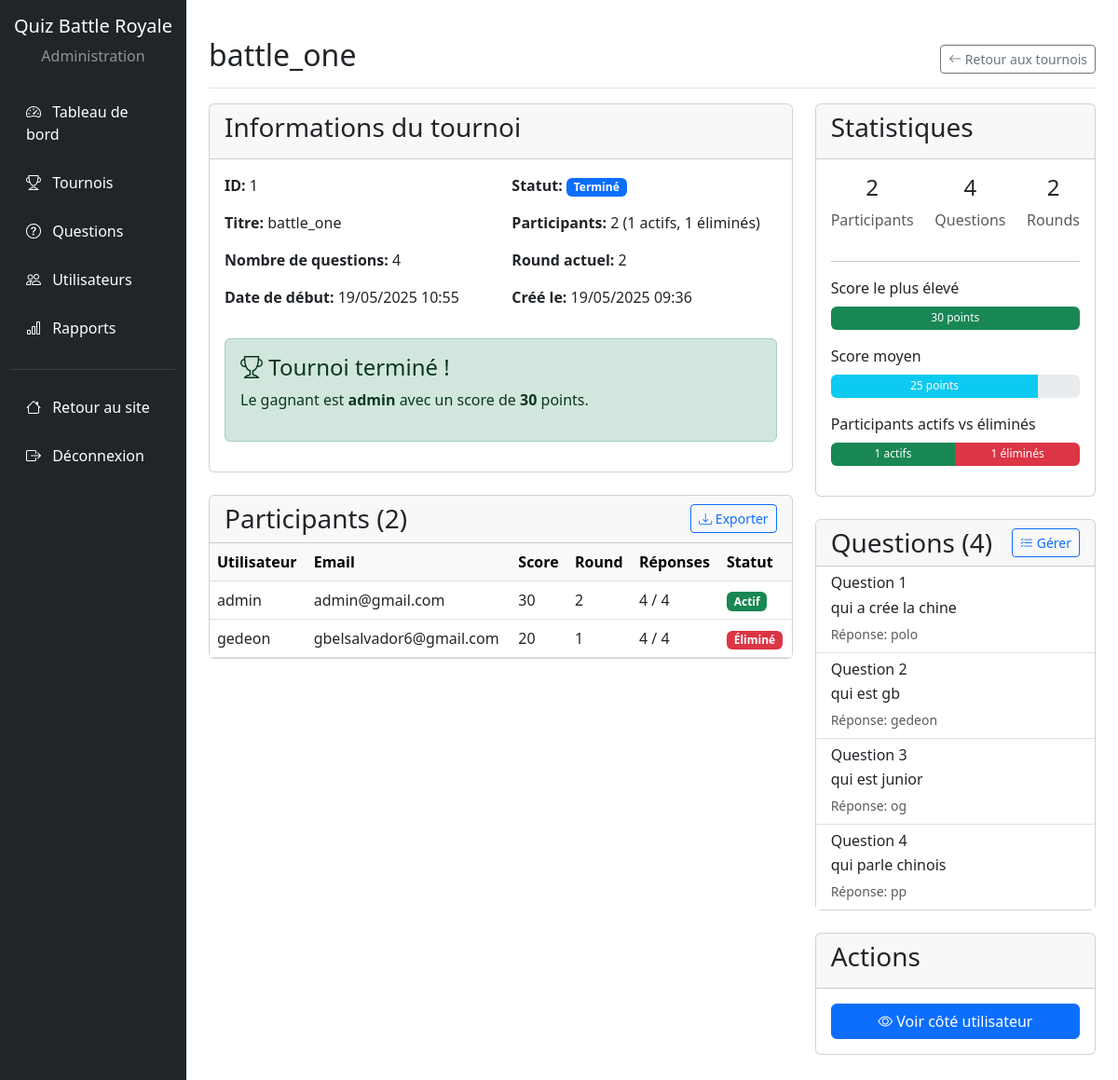
The page /admin/view_tournament.php?id=1 (signed in) on the database its author committed.
### tables this page shows
CREATE TABLE `tournaments` (
  `id` int(11) NOT NULL,
  `title` varchar(255) NOT NULL,
  `total_questions` int(11) NOT NULL,
  `start_time` datetime DEFAULT NULL,
  `created_at` timestamp NOT NULL DEFAULT current_timestamp()
);

CREATE TABLE `tournament_participants` (
  `id` int(11) NOT NULL,
  `tournament_id` int(11) DEFAULT NULL,
  `user_id` int(11) DEFAULT NULL,
  `is_active` tinyint(1) DEFAULT 1,
  `score` int(11) DEFAULT 0,
  `round` int(11) DEFAULT 1
);

CREATE TABLE `users` (
  `id` int(11) NOT NULL,
  `username` varchar(100) NOT NULL,
  `email` varchar(255) NOT NULL,
  `password` varchar(255) NOT NULL,
  `created_at` timestamp NOT NULL DEFAULT current_timestamp()
);

CREATE TABLE `questions` (
  `id` int(11) NOT NULL,
  `tournament_id` int(11) DEFAULT NULL,
  `question_text` text NOT NULL,
  `correct_answer` varchar(255) NOT NULL,
  `created_at` timestamp NOT NULL DEFAULT current_timestamp()
);

### admin/view_tournament.php (the view, shortened to what this page needs)
<?php
require_once '../config/database.php';
$tournament_id = $_GET['id'];
$stmt = $conn->prepare("SELECT * FROM tournaments WHERE id = ?");
$stmt->execute([$tournament_id]);
$tournament = $stmt->fetch();
$stmt = $conn->prepare("SELECT * FROM questions WHERE tournament_id = ? ORDER BY id ASC");
$stmt->execute([$tournament_id]);
$questions = $stmt->fetchAll();
$stmt = $conn->prepare("
    SELECT tp.*, u.username, u.email,
           (SELECT COUNT(*) FROM user_answers WHERE participant_id = tp.id) as answers_count
    FROM tournament_participants tp
    JOIN users u ON tp.user_id = u.id
    WHERE tp.tournament_id = ?
    ORDER BY tp.score DESC, tp.id ASC
");
$stmt->execute([$tournament_id]);
$participants = $stmt->fetchAll();
$now = new DateTime();
$start_time = new DateTime($tournament['start_time']);
if($start_time > $now) {
    $status = 'upcoming';
    $status_text = 'À venir';
    $status_class = 'bg-info';
} else {
    $active_participants = array_filter($participants, function($p) {
        return $p['is_active'] == 1;
    });
    if(count($active_participants) > 1) {
        $status = 'active';
        $status_text = 'En cours';
        $status_class = 'bg-success';
    } elseif(count($active_participants) == 1) {
        $status = 'finished';
        $status_text = 'Terminé';
        $status_class = 'bg-primary';
    } else {
        $status = 'no_participants';
        $status_text = 'Aucun participant';
        $status_class = 'bg-warning';
    }
}
$winner = null;
if($status === 'finished' && !empty($active_participants)) {
    $winner = reset($active_participants);
}
$stats = [
    'total_participants' => count($participants),
    'active_participants' => count(array_filter($participants, function($p) { return $p['is_active'] == 1; })),
    'eliminated_participants' => count(array_filter($participants, function($p) { return $p['is_active'] == 0; })),
    'total_questions' => count($questions),
    'highest_score' => !empty($participants) ? max(array_column($participants, 'score')) : 0,
    'average_score' => !empty($participants) ? array_sum(array_column($participants, 'score')) / count($participants) : 0,
    'max_round' => !empty($participants) ? max(array_column($participants, 'round')) : 1
];
?>
<!DOCTYPE html>
<html lang="fr">
<head>
    <link rel="stylesheet" href="../css/styles.css">
    <link href="https://cdn.jsdelivr.net/npm/bootstrap@5.3.0/dist/css/bootstrap.min.css" rel="stylesheet">
    <link rel="stylesheet" href="https://cdn.jsdelivr.net/npm/bootstrap-icons@1.10.0/font/bootstrap-icons.css">
</head>
<body>
    <div class="container-fluid">
        <div class="row">
            <?php include 'includes/sidebar.php'; ?>
            <main class="col-md-9 ms-sm-auto col-lg-10 px-md-4 py-4">
                <div class="d-flex justify-content-between flex-wrap flex-md-nowrap align-items-center pt-3 pb-2 mb-3 border-bottom">
                    <h1 class="h2"><?= htmlspecialchars($tournament['title']) ?></h1>
                    <div class="btn-toolbar mb-2 mb-md-0">
                        <a href="tournaments.php" class="btn btn-sm btn-outline-secondary">
                            <i class="bi bi-arrow-left"></i> Retour aux tournois
                        </a>
                    </div>
                </div>
                <div class="row">
                    <div class="col-md-8">
                        <div class="card mb-4">
                            <div class="card-header">
                                <h3 class="card-title">Informations du tournoi</h3>
                            </div>
                            <div class="card-body">
                                <div class="row">
                                    <div class="col-md-6">
                                        <p><strong>ID:</strong> <?= $tournament_id ?></p>
                                        <p><strong>Titre:</strong> <?= htmlspecialchars($tournament['title']) ?></p>
                                        <p><strong>Nombre de questions:</strong> <?= $tournament['total_questions'] ?></p>
                                        <p><strong>Date de début:</strong> <?= date('d/m/Y H:i', strtotime($tournament['start_time'])) ?></p>
                                    </div>
                                    <div class="col-md-6">
                                        <p><strong>Statut:</strong> <span class="badge <?= $status_class ?>"><?= $status_text ?></span></p>
                                        <p><strong>Participants:</strong> <?= $stats['total_participants'] ?> (<?= $stats['active_participants'] ?> actifs, <?= $stats['eliminated_participants'] ?> éliminés)</p>
                                        <p><strong>Round actuel:</strong> <?= $stats['max_round'] ?></p>
                                        <p><strong>Créé le:</strong> <?= date('d/m/Y H:i', strtotime($tournament['created_at'])) ?></p>
                                    </div>
                                </div>
                                <?php if($status === 'finished' && $winner): ?>
                                    <div class="alert alert-success mt-3">
                                        <h4 class="alert-heading"><i class="bi bi-trophy"></i> Tournoi terminé !</h4>
                                        <p>Le gagnant est <strong><?= htmlspecialchars($winner['username']) ?></strong> avec un score de <strong><?= $winner['score'] ?></strong> points.</p>
                                    </div>
                                <?php endif; ?>
                            </div>
                        </div>
                        <div class="card mb-4">
                            <div class="card-header d-flex justify-content-between align-items-center">
                                <h3 class="card-title mb-0">Participants (<?= count($participants) ?>)</h3>
                                <?php if(!empty($participants)): ?>
                                    <a href="export_participants.php?id=<?= $tournament_id ?>" class="btn btn-sm btn-outline-primary">
                                        <i class="bi bi-download"></i> Exporter
                                    </a>
                                <?php endif; ?>
                            </div>
                            <div class="card-body p-0">
                                <?php if(empty($participants)): ?>
                                    <div class="alert alert-info m-3">
                                        Aucun participant n'est inscrit à ce tournoi pour le moment.
                                    </div>
                                <?php else: ?>
                                    <div class="table-responsive">
                                        <table class="table table-hover mb-0">
                                            <thead class="table-light">
                                                <tr>
                                                    <th>Utilisateur</th>
                                                    <th>Email</th>
                                                    <th>Score</th>
                                                    <th>Round</th>
                                                    <th>Réponses</th>
                                                    <th>Statut</th>
                                                </tr>
                                            </thead>
                                            <tbody>
                                                <?php foreach($participants as $participant): ?>
                                                    <tr>
                                                        <td><?= htmlspecialchars($participant['username']) ?></td>
                                                        <td><?= htmlspecialchars($participant['email']) ?></td>
                                                        <td><?= $participant['score'] ?></td>
                                                        <td><?= $participant['round'] ?></td>
                                                        <td><?= $participant['answers_count'] ?> / <?= $stats['total_questions'] ?></td>
                                                        <td>
                                                            <?php if($participant['is_active'] == 1): ?>
                                                                <span class="badge bg-success">Actif</span>
                                                            <?php else: ?>
                                                                <span class="badge bg-danger">Éliminé</span>
                                                            <?php endif; ?>
                                                        </td>
                                                    </tr>
                                                <?php endforeach; ?>
                                            </tbody>
                                        </table>
                                    </div>
                                <?php endif; ?>
                            </div>
                        </div>
                    </div>
                    <div class="col-md-4">
                        <div class="card mb-4">
                            <div class="card-header">
                                <h3 class="card-title">Statistiques</h3>
                            </div>
                            <div class="card-body">
                                <div class="d-flex justify-content-between mb-3">
                                    <div class="text-center">
                                        <h4><?= $stats['total_participants'] ?></h4>
                                        <p class="text-muted">Participants</p>
                                    </div>
                                    <div class="text-center">
                                        <h4><?= $stats['total_questions'] ?></h4>
                                        <p class="text-muted">Questions</p>
                                    </div>
                                    <div class="text-center">
                                        <h4><?= $stats['max_round'] ?></h4>
                                        <p class="text-muted">Rounds</p>
                                    </div>
                                </div>
                                <hr>
                                <div class="mb-3">
                                    <label class="form-label">Score le plus élevé</label>
                                    <div class="progress" style="height: 25px;">
                                        <div class="progress-bar bg-success" role="progressbar" style="width: 100%;" aria-valuenow="<?= $stats['highest_score'] ?>" aria-valuemin="0" aria-valuemax="<?= $stats['highest_score'] ?>">
                                            <?= $stats['highest_score'] ?> points
                                        </div>
                                    </div>
                                </div>
                                <div class="mb-3">
                                    <label class="form-label">Score moyen</label>
                                    <div class="progress" style="height: 25px;">
                                        <div class="progress-bar bg-info" role="progressbar" style="width: <?= ($stats['average_score'] / max(1, $stats['highest_score'])) * 100 ?>%;" aria-valuenow="<?= round($stats['average_score']) ?>" aria-valuemin="0" aria-valuemax="<?= $stats['highest_score'] ?>">
                                            <?= round($stats['average_score']) ?> points
                                        </div>
                                    </div>
                                </div>
                                <div class="mb-3">
                                    <label class="form-label">Participants actifs vs éliminés</label>
                                    <div class="progress" style="height: 25px;">
                                        <div class="progress-bar bg-success" role="progressbar" style="width: <?= ($stats['active_participants'] / max(1, $stats['total_participants'])) * 100 ?>%;" aria-valuenow="<?= $stats['active_participants'] ?>" aria-valuemin="0" aria-valuemax="<?= $stats['total_participants'] ?>">
                                            <?= $stats['active_participants'] ?> actifs
                                        </div>
                                        <div class="progress-bar bg-danger" role="progressbar" style="width: <?= ($stats['eliminated_participants'] / max(1, $stats['total_participants'])) * 100 ?>%;" aria-valuenow="<?= $stats['eliminated_participants'] ?>" aria-valuemin="0" aria-valuemax="<?= $stats['total_participants'] ?>">
                                            <?= $stats['eliminated_participants'] ?> éliminés
                                        </div>
                                    </div>
                                </div>
                            </div>
                        </div>
                        <div class="card mb-4">
                            <div class="card-header d-flex justify-content-between align-items-center">
                                <h3 class="card-title mb-0">Questions (<?= count($questions) ?>)</h3>
                                <a href="questions.php?tournament_id=<?= $tournament_id ?>" class="btn btn-sm btn-outline-primary">
                                    <i class="bi bi-list-check"></i> Gérer
                                </a>
                            </div>
                            <div class="card-body p-0">
                                <div class="list-group list-group-flush">
                                    <?php if(empty($questions)): ?>
                                        <div class="list-group-item text-center py-4">
                                            Aucune question n'a été ajoutée à ce tournoi.
                                        </div>
                                    <?php else: ?>
                                        <?php foreach(array_slice($questions, 0, 5) as $index => $question): ?>
                                            <div class="list-group-item">
                                                <div class="d-flex w-100 justify-content-between">
                                                    <h6 class="mb-1">Question <?= $index + 1 ?></h6>
                                                </div>
                                                <p class="mb-1"><?= htmlspecialchars($question['question_text']) ?></p>
                                                <small class="text-muted">Réponse: <?= htmlspecialchars($question['correct_answer']) ?></small>
                                            </div>
                                        <?php endforeach; ?>
                                    <?php endif; ?>
                                </div>
                            </div>
                        </div>
                        <div class="card mb-4">
                            <div class="card-header">
                                <h3 class="card-title">Actions</h3>
                            </div>
                            <div class="card-body">
                                <div class="d-grid gap-2">
                                    <a href="../tournament.php?id=<?= $tournament_id ?>" class="btn btn-primary" target="_blank">
                                        <i class="bi bi-eye"></i> Voir côté utilisateur
                                    </a>
                                </div>
                            </div>
                        </div>
                    </div>
                </div>
            </main>
        </div>
    </div>
</body>
</html>

### rows shown on the page
tournaments: title "battle_one", total_questions "4", start_time "19/05/2025 10:55", created_at "19/05/2025 09:36"
tournament_participants: is_active "1", score "30", user.username "admin", user.email "admin@gmail.com", round "2", answers_count "4", total_questions "4", shows "Actif"
users: username "admin"
tournament_participants: user.username "gedeon", user.email "gbelsalvador6@gmail.com", score "20", round "1", answers_count "4", total_questions "4", is_active "Éliminé"
questions: question_text "qui a crée la chine", correct_answer "polo"
questions: question_text "qui est gb", correct_answer "gedeon"
questions: question_text "qui est junior", correct_answer "og"
questions: question_text "qui parle chinois", correct_answer "pp"

### other values the page prints
$tournament_id "1"
$status_text "Terminé"
$stats['total_participants'] "2"
$stats['max_round'] "2"
count($participants) "2"
$stats['total_questions'] "4"
$stats['average_score'] "25"
count($questions) "4"
